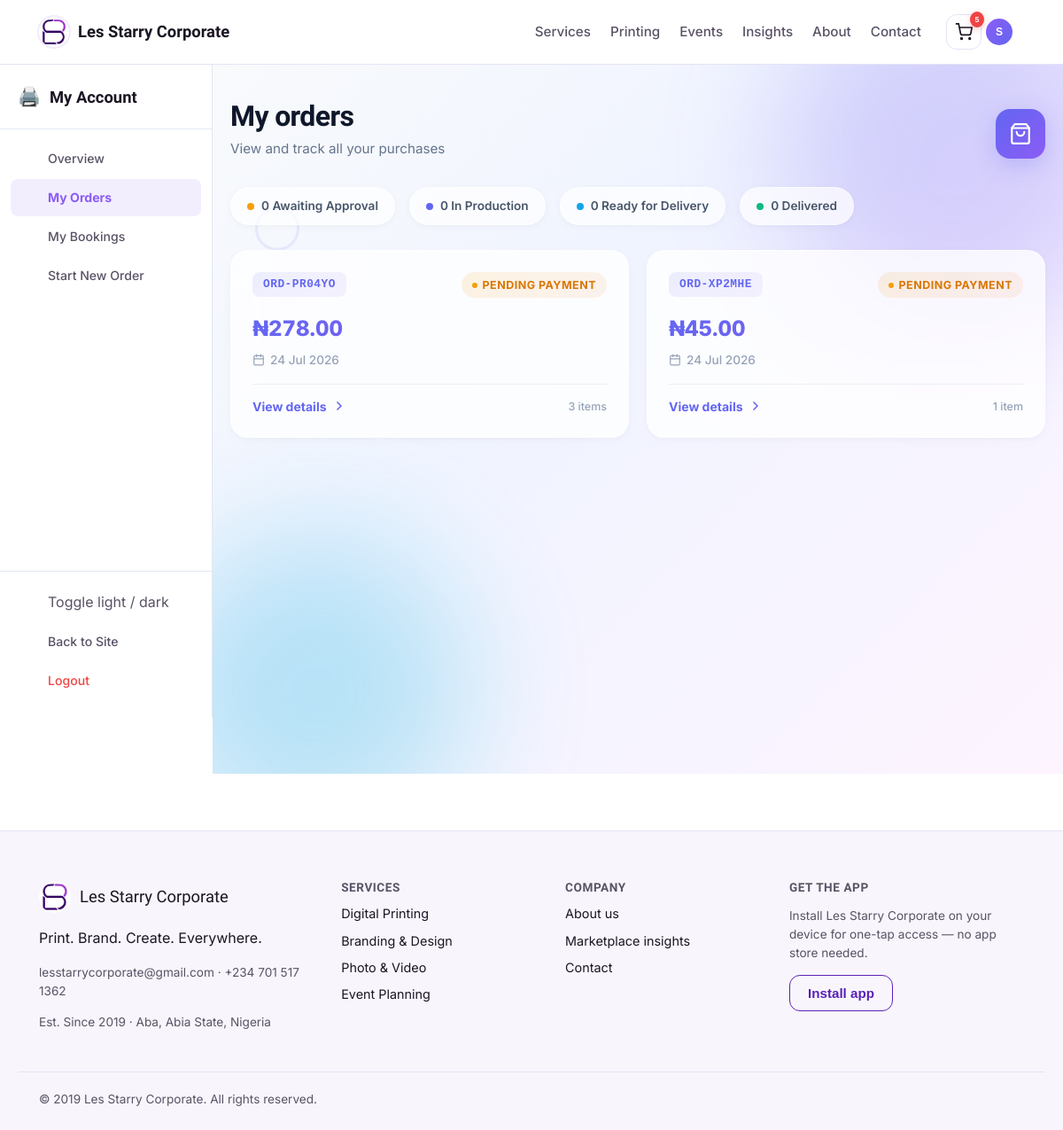
/dashboard/orders (signed in), run on the app's committed database.
### app/models.py (models this page shows, shortened)
class User(UserMixin, db.Model):
    __tablename__ = "users"
    id = db.Column(db.Integer, primary_key=True)
    full_name = db.Column(db.String(120), nullable=False)
    email = db.Column(db.String(150), unique=True, nullable=False, index=True)
    phone = db.Column(db.String(30))
    password_hash = db.Column(db.String(255), nullable=False)
    is_admin = db.Column(db.Boolean, default=False)
    preferred_theme = db.Column(db.String(20), default="light")
    preferred_currency = db.Column(db.String(10), default="NGN")
    address = db.Column(db.String(255), nullable=True)
    last_login = db.Column(db.DateTime, nullable=True)
    created_at = db.Column(db.DateTime, default=datetime.utcnow)
    updated_at = db.Column(db.DateTime, default=datetime.utcnow, onupdate=datetime.utcnow)
    bookings = db.relationship(
        "Booking",
        foreign_keys="Booking.user_id",
        back_populates="customer",
        lazy=True
    )
    orders = db.relationship("Order", back_populates="customer", lazy=True)
    cart_items = db.relationship("CartItem", back_populates="owner", lazy=True, cascade="all, delete-orphan")
    reviews = db.relationship("Review", back_populates="author", lazy=True)
    assigned_bookings = db.relationship(
        "Booking",
        foreign_keys="Booking.assigned_staff_id",
        back_populates="assigned_staff",
        lazy=True
    )
    wishlist_items = db.relationship("Wishlist", back_populates="user", lazy=True, cascade="all, delete-orphan")
    notifications = db.relationship("Notification", back_populates="user", lazy=True, cascade="all, delete-orphan")
    activities = db.relationship("ActivityLog", back_populates="user", lazy=True, cascade="all, delete-orphan")

class Order(db.Model):
    __tablename__ = "orders"
    id = db.Column(db.Integer, primary_key=True)
    reference = db.Column(db.String(20), unique=True, default=lambda: generate_reference("ORD"))
    user_id = db.Column(db.Integer, db.ForeignKey("users.id"), nullable=False)
    total_amount = db.Column(db.Float, nullable=False, default=0.0)
    status = db.Column(db.String(30), default="pending")
    shipping_address = db.Column(db.String(255))
    billing_address = db.Column(db.String(255), nullable=True)
    order_notes = db.Column(db.Text, nullable=True)
    payment_method = db.Column(db.String(50), default="pay_on_pickup")
    payment_reference = db.Column(db.String(100), unique=True, nullable=True)
    paid_at = db.Column(db.DateTime, nullable=True)
    payment_details = db.Column(db.Text, nullable=True)
    tracking_number = db.Column(db.String(100), nullable=True)
    shipped_at = db.Column(db.DateTime, nullable=True)
    delivered_at = db.Column(db.DateTime, nullable=True)
    discount_amount = db.Column(db.Float, default=0.0)
    discount_code = db.Column(db.String(50), nullable=True)
    created_at = db.Column(db.DateTime, default=datetime.utcnow)
    updated_at = db.Column(db.DateTime, default=datetime.utcnow, onupdate=datetime.utcnow)
    items = db.relationship("OrderItem", back_populates="order", lazy=True, cascade="all, delete-orphan")
    customer = db.relationship("User", back_populates="orders")
    STATUS_FLOW = ['awaiting_approval', 'approved', 'in_production', 'ready_for_delivery', 'delivered']
    @property
    def status_display(self):
        display_map = {
            'pending': 'Pending Payment',
            'awaiting_approval': 'Awaiting Approval',
            'paid': 'Paid',
            'approved': 'Approved — Booked for Production',
            'processing': 'Processing',
            'in_production': 'In Production',
            'shipped': 'Shipped',
            'ready_for_delivery': 'Ready for Delivery',
            'completed': 'Completed',
            'delivered': 'Delivered',
            'cancelled': 'Cancelled'
        }
        return display_map.get(self.status, self.status.replace('_', ' ').title())

### app/blueprints/dashboard/routes.py (the view)
@dashboard_bp.route("/orders")
@login_required
def orders():
    orders = Order.query.filter_by(user_id=current_user.id).order_by(Order.created_at.desc()).all()
    return render_template("dashboard/orders.html", orders=orders)

### app/templates/dashboard/orders.html (shortened to what this page needs)
{% extends "dashboard/_layout.html" %}
{% block dashboard_content %}
<section class="orders-page">
  <div class="blob blob-1"></div>
  <div class="blob blob-2"></div>
  <div class="shape shape-ring" style="top: 20%; left: 5%;"></div>
  <div class="page-header">
    <div class="header-content">
      <h1>My orders</h1>
      <p>View and track all your purchases</p>
    </div>
    <div class="header-icon">
      <svg viewBox="0 0 24 24" fill="none" stroke="currentColor" stroke-width="2" stroke-linecap="round" stroke-linejoin="round">
        <path d="M6 2L3 6v14a2 2 0 0 0 2 2h14a2 2 0 0 0 2-2V6l-3-4z"/>
        <line x1="3" y1="6" x2="21" y2="6"/>
        <path d="M16 10a4 4 0 0 1-8 0"/>
      </svg>
    </div>
  </div>
  {% if orders %}
  <div class="stats-bar">
    <div class="stat-pill">
      <span class="stat-dot pending"></span>
      {{ orders | selectattr('status', 'equalto', 'awaiting_approval') | list | length }} Awaiting Approval
    </div>
    <div class="stat-pill">
      <span class="stat-dot processing"></span>
      {{ orders | selectattr('status', 'equalto', 'in_production') | list | length }} In Production
    </div>
    <div class="stat-pill">
      <span class="stat-dot shipped"></span>
      {{ orders | selectattr('status', 'equalto', 'ready_for_delivery') | list | length }} Ready for Delivery
    </div>
    <div class="stat-pill">
      <span class="stat-dot delivered"></span>
      {{ orders | selectattr('status', 'equalto', 'delivered') | list | length }} Delivered
    </div>
  </div>
  <div class="orders-container">
    <div class="orders-grid">
      {% for o in orders %}
      <a href="{{ url_for('dashboard.order_detail', order_id=o.id) }}" class="order-card" style="animation-delay: {{ loop.index * 0.08 }}s;">
        <div class="order-header-row">
          <span class="order-ref">{{ o.reference }}</span>
          <span class="status-pill status-{{ o.status }}">{{ o.status_display }}</span>
        </div>
        <div class="order-amount">{{ o.total_amount | money }}</div>
        <div class="order-date">
          <svg viewBox="0 0 24 24" fill="none" stroke="currentColor" stroke-width="2" stroke-linecap="round" stroke-linejoin="round"><rect x="3" y="4" width="18" height="18" rx="2" ry="2"/><line x1="16" y1="2" x2="16" y2="6"/><line x1="8" y1="2" x2="8" y2="6"/><line x1="3" y1="10" x2="21" y2="10"/></svg>
          {{ o.created_at.strftime('%d %b %Y') }}
        </div>
        <div class="order-footer">
          <span class="view-link">
            View details
            <svg viewBox="0 0 24 24" fill="none" stroke="currentColor" stroke-width="2.5" stroke-linecap="round" stroke-linejoin="round"><polyline points="9 18 15 12 9 6"/></svg>
          </span>
          <span class="item-count">{{ o.items | length }} item{{ 's' if o.items | length != 1 else '' }}</span>
        </div>
      </a>
      {% endfor %}
    </div>
  </div>
  {% endif %}
</section>
{% endblock %}

### app/templates/base.html (shortened to what this page needs)
<!DOCTYPE html>
<html lang="en" data-theme="light">
<head>
<link rel="stylesheet" href="{{ url_for('static', filename='css/style.css') }}">
</head>
<body>
<header class="site-header">
  <div class="container header-inner">
    <a href="{{ url_for('main.index') }}" class="brand">
      <span class="brand-mark" aria-hidden="true">
        <img src="{{ url_for('static', filename='img/brand/logo-mark.png') }}" alt="" width="34" height="34">
      </span>
      <span class="brand-name">{{ company_name }}</span>
    </a>
    <nav class="main-nav" aria-label="Primary">
      <a href="{{ url_for('catalog.list_services') }}">Services</a>
      <a href="{{ url_for('catalog.list_services') }}?category=printing">Printing</a>
      <a href="{{ url_for('catalog.list_services') }}?category=events">Events</a>
      <a href="{{ url_for('main.marketplace_insights') }}">Insights</a>
      <a href="{{ url_for('main.about') }}">About</a>
      <a href="{{ url_for('main.contact') }}">Contact</a>
    </nav>
    <div class="header-actions">
      <a href="{{ url_for('cart.view_cart') }}" class="icon-btn cart-link" aria-label="View cart" id="cartLink">
        <svg width="20" height="20" viewBox="0 0 24 24" fill="none" stroke="currentColor" stroke-width="2"><circle cx="9" cy="21" r="1"/><circle cx="20" cy="21" r="1"/><path d="M1 1h4l2.7 13.4a2 2 0 002 1.6h9.7a2 2 0 002-1.6L23 6H6"/></svg>
        {% if current_user.is_authenticated and cart_count and cart_count > 0 %}
        <span class="badge cart-badge" id="cartBadge">{{ cart_count }}</span>
        {% elif current_user.is_authenticated %}
        <span class="badge cart-badge" id="cartBadge" style="display: none;">0</span>
        {% endif %}
      </a>
      {% if current_user.is_authenticated %}
      <div class="user-menu" id="userMenu">
        <button class="icon-btn user-btn" id="userMenuBtn" aria-haspopup="true" aria-expanded="false" aria-label="User menu">
          <span class="user-avatar">{{ current_user.full_name[0]|upper }}</span>
        </button>
      </div>
      {% else %}
      <a href="{{ url_for('auth.login') }}" class="btn btn-ghost btn-sm">Log in</a>
      <a href="{{ url_for('auth.register') }}" class="btn btn-primary btn-sm">Sign up</a>
      {% endif %}
    </div>
  </div>
</header>
<main id="main-content">
  {% block content %}{% endblock %}
</main>
<footer class="site-footer">
  <div class="container footer-grid">
    <div class="footer-brand">
      <div class="footer-brand-mark">
        <img src="{{ url_for('static', filename='img/brand/logo-mark.png') }}" alt="{{ company_name }} logo" width="36" height="36">
        <span class="brand-name">{{ company_name }}</span>
      </div>
      <p>{{ company_tagline }}</p>
      <p class="footer-meta">{{ company_email }} · {{ company_phone }}</p>
      <p class="footer-meta">Est. {{ company_founded }} · Aba, Abia State, Nigeria</p>
    </div>
    <div class="footer-col">
      <h4>Services</h4>
      <a href="{{ url_for('catalog.list_services') }}?category=printing">Digital Printing</a>
      <a href="{{ url_for('catalog.list_services') }}?category=branding">Branding &amp; Design</a>
      <a href="{{ url_for('catalog.list_services') }}?category=photo-video">Photo &amp; Video</a>
      <a href="{{ url_for('catalog.list_services') }}?category=events">Event Planning</a>
    </div>
    <div class="footer-col">
      <h4>Company</h4>
      <a href="{{ url_for('main.about') }}">About us</a>
      <a href="{{ url_for('main.marketplace_insights') }}">Marketplace insights</a>
      <a href="{{ url_for('main.contact') }}">Contact</a>
    </div>
    <div class="footer-col">
      <h4>Get the app</h4>
      <p class="footer-meta">Install {{ company_name }} on your device for one-tap access — no app store needed.</p>
      <button id="install-btn" class="btn btn-outline" hidden>Install app</button>
    </div>
  </div>
  <div class="container footer-bottom">
    <span>&copy; {{ company_founded.split()[-1] if company_founded else '2026' }} {{ company_name }}. All rights reserved.</span>
  </div>
</footer>
</body>
</html>

### app/static/css/style.css (style rules this page uses)
:root { --purple-900: #3B0F73; --purple-700: #5B21B6; --purple-500: #8B5CF6; --purple-300: #C4B5FD; --purple-100: #F1EBFC; --ink: #1B1523; --ink-soft: #5A5266; --white: #FFFFFF; --bg-soft: #F8F6FC; --success: #1E9E6B; --error: #D9376E; --warning: #C97A1E; --font-display: "Sora", "Segoe UI", sans-serif; --font-body: "Inter", "Segoe UI", sans-serif; --font-mono: "IBM Plex Mono", monospace; --radius-sm: 6px; --radius-md: 12px; --radius-lg: 20px; --shadow-sm: 0 1px 3px rgba(59, 15, 115, 0.08); --shadow-md: 0 8px 24px rgba(59, 15, 115, 0.12); --shadow-lg: 0 20px 48px rgba(59, 15, 115, 0.16); --transition: 180ms ease; --bg: var(--white); --bg-elevated: var(--bg-soft); --surface: var(--white); --text: var(--ink); --text-muted: var(--ink-soft); --border: #E7E1F5; --accent: var(--purple-700); --accent-hover: var(--purple-900); --on-accent: var(--white); }
* { box-sizing: border-box; }
html { scroll-behavior: smooth; }
body { margin: 0; background: var(--bg); color: var(--text); font-family: var(--font-body); line-height: 1.55; transition: background var(--transition), color var(--transition); }
h1, h2, h3, h4, .brand-name { font-family: var(--font-display); color: var(--text); line-height: 1.15; margin: 0 0 0.5em; }
a { color: var(--accent); text-decoration: none; }
img { max-width: 100%; display: block; }
.container { max-width: 1160px; margin: 0 auto; padding: 0 24px; }
.site-header { position: sticky; top: 0; z-index: 100; background: color-mix(in srgb, var(--bg) 90%, transparent); -webkit-backdrop-filter: blur(10px); backdrop-filter: blur(10px); border-bottom: 1px solid var(--border); }
.header-inner { display: flex; align-items: center; gap: 28px; height: 72px; }
.brand { display: flex; align-items: center; gap: 10px; color: var(--text); font-weight: 700; margin-right: auto; }
.brand-mark { color: var(--accent); display: flex; flex-shrink: 0; }
.brand-mark img { width: 34px; height: 34px; border-radius: 50%; object-fit: cover; box-shadow: 0 0 0 2px var(--purple-100); }
.brand-name { font-size: 1.15rem; margin: 0; }
.main-nav { display: flex; gap: 22px; }
.main-nav a { color: var(--text-muted); font-weight: 500; font-size: 0.95rem; }
.header-actions { display: flex; align-items: center; gap: 8px; }
.icon-btn { position: relative; width: 40px; height: 40px; display: inline-flex; align-items: center; justify-content: center; border: 1px solid var(--border); background: var(--surface); color: var(--text); border-radius: var(--radius-md); cursor: pointer; transition: border-color var(--transition), color var(--transition), transform var(--transition); }
.badge { position: absolute; top: -6px; right: -6px; background: var(--accent); color: var(--on-accent); font-size: 0.68rem; font-weight: 700; min-width: 18px; height: 18px; border-radius: 999px; display: flex; align-items: center; justify-content: center; padding: 0 4px; }
.user-menu { position: relative; }
.btn { display: inline-flex; align-items: center; justify-content: center; gap: 8px; padding: 11px 20px; border-radius: var(--radius-md); font-weight: 600; font-size: 0.95rem; border: 1px solid transparent; cursor: pointer; transition: transform var(--transition), background var(--transition), border-color var(--transition), color var(--transition); white-space: nowrap; }
.btn-outline { background: transparent; color: var(--accent); border-color: var(--accent); }
section { padding: 64px 0; }
.status-pill { padding: 3px 10px; border-radius: 999px; font-size: 0.75rem; font-weight: 700; text-transform: capitalize; }
.status-pending { background: rgba(201,122,30,0.15); color: var(--warning); }
.site-footer { border-top: 1px solid var(--border); background: var(--bg-elevated); padding: 56px 0 24px; margin-top: 64px; }
.footer-grid { display: grid; grid-template-columns: 1.4fr 1fr 1fr 1.2fr; gap: 32px; }
.footer-col h4 { font-size: 0.85rem; text-transform: uppercase; letter-spacing: 0.04em; color: var(--text-muted); }
.footer-col a { display: block; color: var(--text); font-size: 0.9rem; padding: 4px 0; }
.footer-meta { color: var(--text-muted); font-size: 0.85rem; }
.footer-brand-mark { display: flex; align-items: center; gap: 10px; margin-bottom: 6px; }
.footer-brand-mark img { width: 36px; height: 36px; border-radius: 50%; object-fit: cover; }
.footer-bottom { border-top: 1px solid var(--border); margin-top: 32px; padding-top: 20px; color: var(--text-muted); font-size: 0.85rem; }

### data on the page
User: full_name "S"
Order: reference "ORD-PR04YO", status_display "PENDING PAYMENT", total_amount "₦278.00", created_at "24 Jul 2026", items|length "3", items "s"
Order: reference "ORD-XP2MHE", status_display "PENDING PAYMENT", total_amount "₦45.00", created_at "24 Jul 2026", items|length "1"

### other printed values
{{ company_name }} "Les Starry Corporate"
{{ cart_count }} "5"
{{ orders | selectattr('status', 'equalto', 'delivered') | list | length }} "0"
{{ company_tagline }} "Print. Brand. Create. Everywhere."
{{ company_email }} "lesstarrycorporate@gmail.com"
{{ company_phone }} "+234 701 517 1362"
{{ company_founded }} "Since 2019"
{{ company_founded.split()[-1] if company_founded else '2026' }} "2019"
